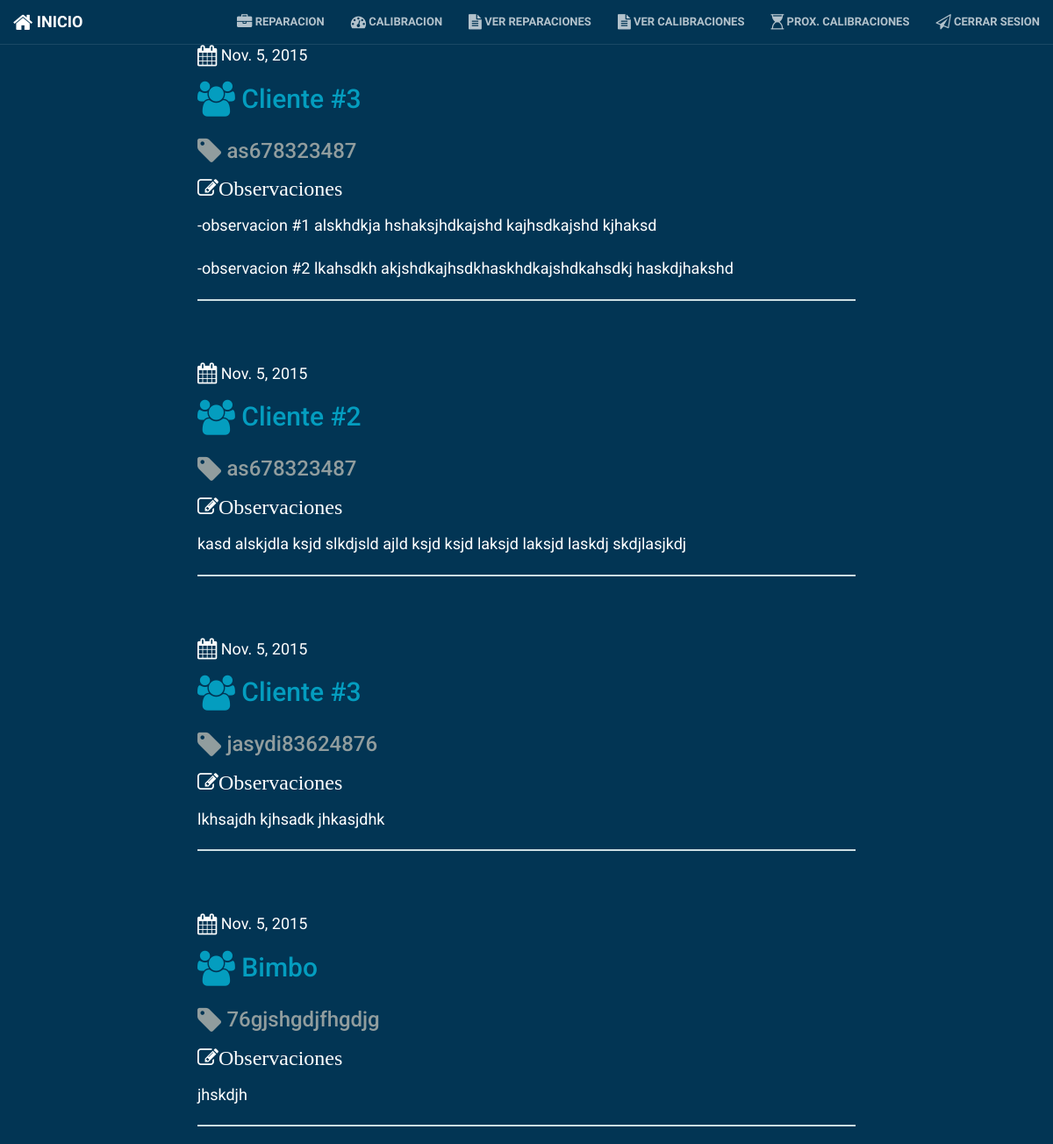
/calibration_list/ (signed in), run on an earlier commit of the app's database.
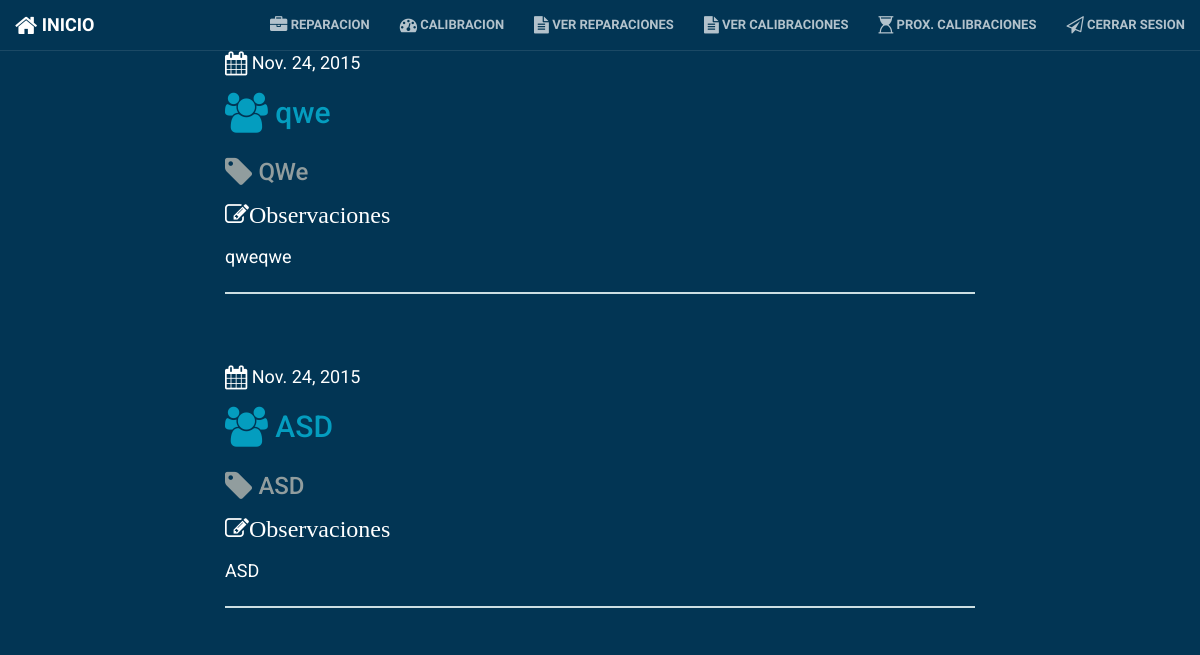
And on a later commit of the database.
### reportes/models.py (models this page shows, shortened)
class Calibracion(models.Model):
	fecha = models.DateField('Fecha', default=timezone.now)
	cliente = models.CharField('Cliente', max_length=50, null=True)
	sigCalibracion = models.DateField('Siguiente Calibracion', default=six_months_from_now)
	numeroSerie = models.CharField('Numero de Serie', max_length=36)
	nombreTecnico = models.CharField('Tecnico responsable', max_length=80,choices=tecnicos, blank=False, default=tecnicos)
	nombreEncargado = models.CharField('Encargado del area', max_length=80)
	observaciones = models.TextField('Observaciones', blank=True, null=True)
	costo = models.DecimalField('Costo (MXN)', max_digits=8, decimal_places=2)
	class Meta:
		verbose_name = "Calibracion"
		verbose_name_plural = "Calibraciones"

### reportes/views.py (the view)
# urls.py: url(r'^calibration_list/$', views.calibration_list, name='calibration_list'),
def calibration_list(request):
    calibraciones = Calibracion.objects.filter(fecha__lte=timezone.now()).order_by('-fecha')
    return render(request, 'reportes/calibration_list.html', {'calibraciones': calibraciones})

### reportes/templates/reportes/calibration_list.html
{% extends "reportes/base.html" %}
{% block content %}
{% if user.is_authenticated %}
    {% for calibracion in calibraciones %}
        <div class="reporte">
            <div class="date"><i class="fa fa-calendar fa-lg"></i>
                {{ calibracion.fecha }}
            </div>
            <h2><a href="{% url "reportes.views.calibration_detail" pk=calibracion.pk %}"><i class="fa fa-users fa-lg"></i> {{ calibracion.cliente }}</a></h2>
            <h3 class="nserie"><i class="fa fa-tag fa-lg"></i> {{ calibracion.numeroSerie }}</h3>
            <p class="observaciones"><i class="fa fa-pencil-square-o fa-lg">Observaciones</i> {{ calibracion.observaciones|linebreaks }}</p>
        </div>
        <hr>
    {% endfor %}
{% endif %}
{% endblock content %}

What changed in the data, as far as the page shows it:
removed Calibracion: fecha "Nov. 5, 2015", cliente "Cliente #3", numeroSerie "as678323487", observaciones "-observacion #1 alskhdkja hshaksjhdkajshd kajhsdkajshd kjhaksd -observacion #2 lkahsdkh akjshdkajhsdkhaskhdkajshdkahsdkj haskdjhakshd"
removed Calibracion: fecha "Nov. 5, 2015", cliente "Cliente #2", numeroSerie "as678323487", observaciones "kasd alskjdla ksjd slkdjsld ajld ksjd ksjd laksjd laksjd laskdj skdjlasjkdj"
removed Calibracion: fecha "Nov. 5, 2015", cliente "Cliente #3", numeroSerie "jasydi83624876", observaciones "lkhsajdh kjhsadk jhkasjdhk"
removed Calibracion: fecha "Nov. 5, 2015", cliente "Bimbo", numeroSerie "76gjshgdjfhgdjg", observaciones "jhskdjh"
added Calibracion: fecha "Nov. 24, 2015", cliente "qwe", numeroSerie "QWe", observaciones "qweqwe"
added Calibracion: fecha "Nov. 24, 2015", cliente "ASD", numeroSerie "ASD", observaciones "ASD"
